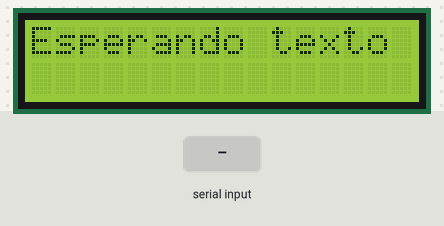
The sketch below on a simulated Arduino Uno, built with avr-gcc and run on an emulated ATmega328P. On the bench: 16×2 character LCD. The inputs (shaded band) are chosen by the test bench.

Above: at 1.2 s.
1.3 s: "1\n" received over Serial
At 1.57 s:
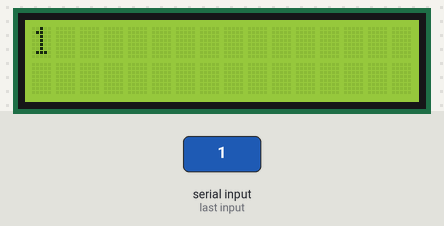
At 2.07 s:
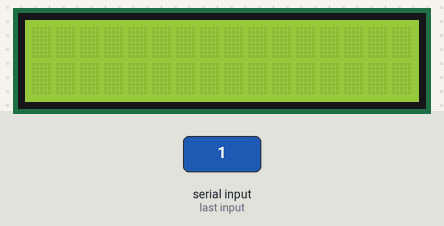
Timing chart, 0 to 4.3 s (numbered marks = the images above; inputs shaded):
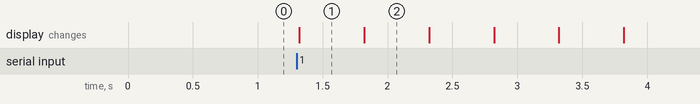

The sketch:

Mostrar_Mensaje_LCD_I2C_HC-05.ino
```cpp
#include <Wire.h>
#include <LiquidCrystal_I2C.h>

LiquidCrystal_I2C lcd(0x27, 16, 2);

String mensaje = "";
String mensajeAnterior = "";
String mensajeDesplazado = "";
int scrollPos = 0;
unsigned long ultimaActualizacion = 0;
const int intervaloScroll = 500; // Tiempo entre desplazamientos (ms)

void setup() {
  Serial.begin(9600); // Comunicación con el HC-05
  lcd.init();
  lcd.backlight();
  lcd.clear();
  lcd.setCursor(0, 0);
  lcd.print("Esperando texto");
}

void loop() {
  // Si hay un nuevo mensaje por Bluetooth
  if (Serial.available()) {
    mensaje = Serial.readStringUntil('\n'); // Leer hasta salto de línea
    mensaje.trim();

    if (mensaje.length() > 0) {
      mensajeAnterior = mensaje;
      mensajeDesplazado = mensajeAnterior + "                "; // 16 espacios
      scrollPos = 0;
      lcd.clear();
    }
  }

  // Si hay un mensaje para mostrar
  if (mensajeAnterior.length() > 0) {
    // Controlar tiempo de actualización
    if (millis() - ultimaActualizacion >= intervaloScroll) {
      ultimaActualizacion = millis();

      lcd.setCursor(0, 0);
      lcd.print(mensajeDesplazado.substring(scrollPos, scrollPos + 16));

      scrollPos++;
      if (scrollPos > mensajeDesplazado.length() - 16) {
        scrollPos = 0; // Reiniciar desplazamiento solo después de recorrer todo
      }
    }
  }
}
```

Measured:
- after the input at 1.3 s, the display: changes at once (image 1)
- what the display in image 1 shows lasts 0.5 s, from 1.3 s to 1.8 s
